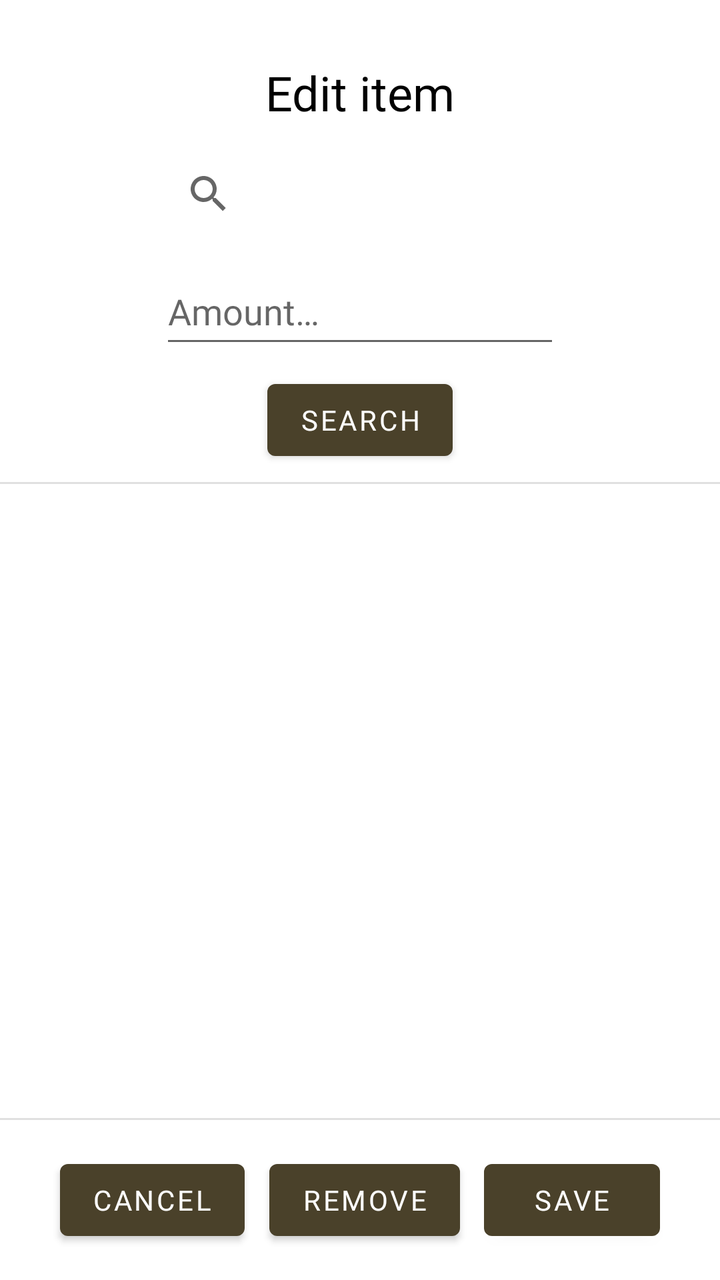
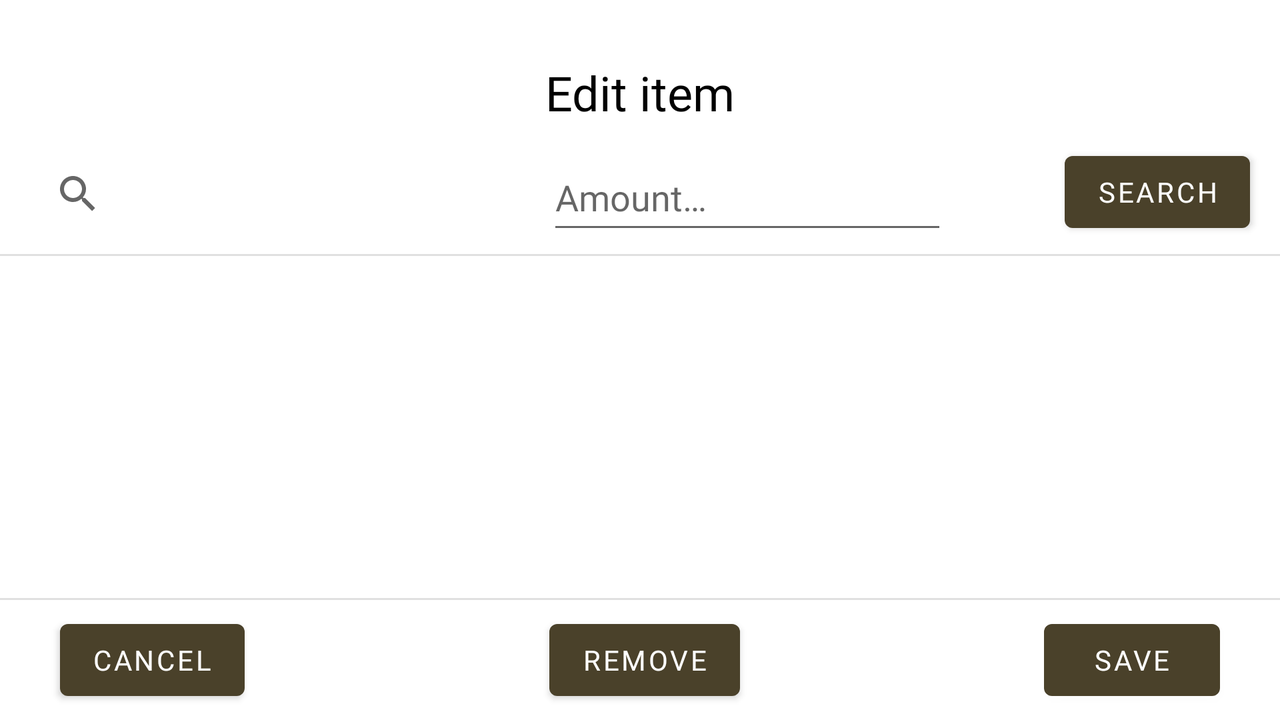

Two renders of one Android screen. The first uses the default layout on a phone; the second uses the alternative layout the repository ships for a different screen configuration, on a matching device. The two XML files are below.
<!-- AndroidManifest.xml: application theme Theme.ShoppingList -->
<!-- res/layout/activity_edit_ingredient.xml -->
<?xml version="1.0" encoding="utf-8"?>
<androidx.constraintlayout.widget.ConstraintLayout xmlns:android="http://schemas.android.com/apk/res/android"
    xmlns:app="http://schemas.android.com/apk/res-auto"
    xmlns:tools="http://schemas.android.com/tools"
    android:layout_width="match_parent"
    android:layout_height="match_parent"
    tools:context=".EditItemActivity">

    <Button
        android:id="@+id/editItemSaveButton"
        android:layout_width="wrap_content"
        android:layout_height="wrap_content"
        android:layout_marginTop="15dp"
        android:layout_marginEnd="30dp"
        android:layout_marginBottom="15dp"
        android:fontFamily="@font/inter"
        android:text="@string/editItemSave"
        app:layout_constraintBottom_toBottomOf="parent"
        app:layout_constraintEnd_toEndOf="parent"
        app:layout_constraintTop_toBottomOf="@+id/editItemBottomDivider" />

    <androidx.recyclerview.widget.RecyclerView
        android:id="@+id/editItemRcv"
        android:layout_width="0dp"
        android:layout_height="0dp"
        android:layout_marginTop="2dp"
        android:layout_marginBottom="2dp"
        app:layout_constraintBottom_toTopOf="@+id/editItemBottomDivider"
        app:layout_constraintEnd_toEndOf="parent"
        app:layout_constraintHorizontal_bias="1.0"
        app:layout_constraintStart_toStartOf="parent"
        app:layout_constraintTop_toBottomOf="@+id/editItemTopDivider"
        tools:listitem="@layout/list_item" />

    <Button
        android:id="@+id/editItemSearchButton"
        android:layout_width="wrap_content"
        android:layout_height="wrap_content"
        android:layout_marginTop="7dp"
        android:fontFamily="@font/inter"
        android:text="@string/editItemSearch"
        app:layout_constraintEnd_toEndOf="parent"
        app:layout_constraintStart_toStartOf="parent"
        app:layout_constraintTop_toBottomOf="@+id/editItemAmount" />

    <EditText
        android:id="@+id/editItemAmount"
        android:layout_width="200dp"
        android:layout_height="50dp"
        android:layout_marginTop="7dp"
        android:ems="10"
        android:fontFamily="@font/inter"
        android:hint="@string/editItemAmountHint"
        android:inputType="textPersonName"
        android:text="@null"
        app:layout_constraintEnd_toEndOf="parent"
        app:layout_constraintStart_toStartOf="parent"
        app:layout_constraintTop_toBottomOf="@+id/editItemSearchView"
        android:imeOptions="actionDone"/>

    <SearchView
        android:id="@+id/editItemSearchView"
        android:layout_width="200dp"
        android:layout_height="50dp"
        android:layout_marginTop="7dp"
        android:queryHint="@string/editItemSearchHint"
        app:layout_constraintEnd_toEndOf="parent"
        app:layout_constraintHorizontal_bias="0.502"
        app:layout_constraintStart_toStartOf="parent"
        app:layout_constraintTop_toBottomOf="@+id/editItemTitle" />

    <TextView
        android:id="@+id/editItemTitle"
        android:layout_width="0dp"
        android:layout_height="35dp"
        android:layout_marginTop="30dp"
        android:fontFamily="@font/inter"
        android:text="@string/editItemTitle"
        android:textAlignment="center"
        android:textSize="24sp"
        app:layout_constraintEnd_toEndOf="parent"
        app:layout_constraintStart_toStartOf="parent"
        app:layout_constraintTop_toTopOf="parent" />

    <Button
        android:id="@+id/editItemCancelButton"
        android:layout_width="wrap_content"
        android:layout_height="wrap_content"
        android:layout_marginStart="30dp"
        android:layout_marginTop="15dp"
        android:layout_marginBottom="15dp"
        android:fontFamily="@font/inter"
        android:text="@string/editItemCancel"
        app:layout_constraintBottom_toBottomOf="parent"
        app:layout_constraintStart_toStartOf="parent"
        app:layout_constraintTop_toBottomOf="@+id/editItemBottomDivider" />

    <View
        android:id="@+id/editItemTopDivider"
        android:layout_width="409dp"
        android:layout_height="1dp"
        android:layout_marginTop="7dp"
        android:background="?android:attr/listDivider"
        app:layout_constraintEnd_toEndOf="parent"
        app:layout_constraintHorizontal_bias="1.0"
        app:layout_constraintStart_toStartOf="parent"
        app:layout_constraintTop_toBottomOf="@+id/editItemSearchButton" />

    <View
        android:id="@+id/editItemBottomDivider"
        android:layout_width="409dp"
        android:layout_height="1dp"
        android:layout_marginBottom="80dp"
        android:background="?android:attr/listDivider"
        app:layout_constraintBottom_toBottomOf="parent"
        app:layout_constraintEnd_toEndOf="parent"
        app:layout_constraintStart_toStartOf="parent" />

    <Button
        android:id="@+id/editItemRemoveButton"
        android:layout_width="wrap_content"
        android:layout_height="wrap_content"
        android:layout_marginTop="15dp"
        android:layout_marginBottom="15dp"
        android:fontFamily="@font/inter"
        android:text="@string/editItemRemove"
        app:layout_constraintBottom_toBottomOf="parent"
        app:layout_constraintEnd_toStartOf="@+id/editItemSaveButton"
        app:layout_constraintStart_toEndOf="@+id/editItemCancelButton"
        app:layout_constraintTop_toBottomOf="@+id/editItemBottomDivider" />
</androidx.constraintlayout.widget.ConstraintLayout>
<!-- res/layout/list_item.xml (included above) -->
<?xml version="1.0" encoding="utf-8"?>
<androidx.constraintlayout.widget.ConstraintLayout xmlns:android="http://schemas.android.com/apk/res/android"
    xmlns:app="http://schemas.android.com/apk/res-auto"
    xmlns:tools="http://schemas.android.com/tools"
    android:layout_width="match_parent"
    android:layout_height="112dp">

    <View
        android:id="@+id/listItemDivider"
        android:layout_width="0dp"
        android:layout_height="1dp"
        android:layout_marginTop="110dp"
        android:background="?android:attr/listDivider"
        app:layout_constraintEnd_toEndOf="parent"
        app:layout_constraintStart_toStartOf="parent"
        app:layout_constraintTop_toTopOf="parent" />

    <TextView
        android:id="@+id/listItemName"
        android:layout_width="0dp"
        android:layout_height="wrap_content"
        android:layout_marginStart="15dp"
        android:layout_marginTop="15dp"
        android:layout_marginEnd="15dp"
        android:fontFamily="@font/inter"
        android:text="Bananer"
        android:textSize="18sp"
        app:layout_constraintEnd_toStartOf="@+id/listItemCheckBox"
        app:layout_constraintStart_toEndOf="@+id/listItemImage"
        app:layout_constraintTop_toTopOf="parent" />

    <TextView
        android:id="@+id/listItemAmount"
        android:layout_width="0dp"
        android:layout_height="wrap_content"
        android:layout_marginStart="15dp"
        android:layout_marginTop="5dp"
        android:layout_marginEnd="15dp"
        android:fontFamily="@font/inter"
        android:text="4 stk"
        android:textSize="14sp"
        app:layout_constraintEnd_toStartOf="@+id/listItemCheckBox"
        app:layout_constraintStart_toEndOf="@+id/listItemImage"
        app:layout_constraintTop_toBottomOf="@+id/listItemName" />

    <CheckBox
        android:id="@+id/listItemCheckBox"
        android:layout_width="50dp"
        android:layout_height="0dp"
        android:layout_marginTop="30dp"
        android:layout_marginEnd="15dp"
        android:layout_marginBottom="30dp"
        android:text="@null"
        app:layout_constraintBottom_toTopOf="@+id/listItemDivider"
        app:layout_constraintEnd_toEndOf="parent"
        app:layout_constraintTop_toTopOf="parent" />

    <ImageView
        android:id="@+id/listItemImage"
        android:layout_width="90dp"
        android:layout_height="90dp"
        android:layout_marginStart="7dp"
        android:layout_marginTop="7dp"
        android:layout_marginBottom="7dp"
        app:layout_constraintBottom_toTopOf="@+id/listItemDivider"
        app:layout_constraintStart_toStartOf="parent"
        app:layout_constraintTop_toTopOf="parent"
        tools:srcCompat="@tools:sample/avatars" />

</androidx.constraintlayout.widget.ConstraintLayout>
<!-- resources referenced by this layout -->
<resources>
  <string name="editItemAmountHint">Amount…</string>
  <string name="editItemCancel">Cancel</string>
  <string name="editItemRemove">Remove</string>
  <string name="editItemSave">Save</string>
  <string name="editItemSearch">Search</string>
  <string name="editItemSearchHint">Item…</string>
  <string name="editItemTitle">Edit item</string>
  <style name="Theme.ShoppingList" parent="Theme.MaterialComponents.DayNight.NoActionBar">
          
          <item name="colorPrimary">@color/brownish</item>
          <item name="colorPrimaryVariant">@color/brownish</item>
          <item name="colorOnPrimary">@color/white</item>
          
          <item name="colorSecondary">@color/teal_200</item>
          <item name="colorSecondaryVariant">@color/teal_700</item>
          <item name="colorOnSecondary">@color/black</item>
          
          <item name="android:statusBarColor" tools:targetApi="l">?attr/colorPrimaryVariant</item>
          
          <item name="android:textColor">@color/black</item>
          <item name="alertDialogTheme">@style/AlertDialogTheme</item>
      </style>
  <color name="brownish">#4A412A</color>
  <color name="white">#FFFFFFFF</color>
  <color name="teal_200">#FF03DAC5</color>
  <color name="teal_700">#FF018786</color>
  <color name="black">#FF000000</color>
  <style name="AlertDialogTheme" parent="ThemeOverlay.MaterialComponents.Dialog.Alert">
          <item name="buttonBarNegativeButtonStyle">@style/NegativeButtonStyle</item>
          <item name="buttonBarNeutralButtonStyle">@style/PositiveButtonStyle</item>
          <item name="buttonBarPositiveButtonStyle">@style/PositiveButtonStyle</item>
      </style>
  <style name="NegativeButtonStyle" parent="Widget.MaterialComponents.Button.TextButton.Dialog">
          <item name="android:textColor">@color/black</item>
      </style>
  <style name="PositiveButtonStyle" parent="Widget.MaterialComponents.Button.TextButton.Dialog">
          <item name="android:textColor">@color/black</item>
      </style>
</resources>
<!-- res/layout-land/activity_edit_ingredient.xml (the repository's variant of the layout above) -->
<!-- drawn on the phone turned sideways -->
<?xml version="1.0" encoding="utf-8"?>
<androidx.constraintlayout.widget.ConstraintLayout xmlns:android="http://schemas.android.com/apk/res/android"
    xmlns:app="http://schemas.android.com/apk/res-auto"
    xmlns:tools="http://schemas.android.com/tools"
    android:layout_width="match_parent"
    android:layout_height="match_parent"
    tools:context=".EditItemActivity">

    <Button
        android:id="@+id/editItemSaveButton"
        android:layout_width="wrap_content"
        android:layout_height="wrap_content"
        android:layout_marginTop="7dp"
        android:layout_marginEnd="30dp"
        android:layout_marginBottom="7dp"
        android:fontFamily="@font/inter"
        android:text="@string/editItemSave"
        app:layout_constraintBottom_toBottomOf="parent"
        app:layout_constraintEnd_toEndOf="parent"
        app:layout_constraintTop_toBottomOf="@+id/editItemBottomDivider" />

    <androidx.recyclerview.widget.RecyclerView
        android:id="@+id/editItemRcv"
        android:layout_width="0dp"
        android:layout_height="0dp"
        android:layout_marginTop="2dp"
        android:layout_marginBottom="2dp"
        app:layout_constraintBottom_toTopOf="@+id/editItemBottomDivider"
        app:layout_constraintEnd_toEndOf="parent"
        app:layout_constraintHorizontal_bias="1.0"
        app:layout_constraintStart_toStartOf="parent"
        app:layout_constraintTop_toBottomOf="@+id/editItemTopDivider"
        tools:listitem="@layout/list_item" />

    <Button
        android:id="@+id/editItemSearchButton"
        android:layout_width="wrap_content"
        android:layout_height="wrap_content"
        android:layout_marginTop="7dp"
        android:layout_marginEnd="15dp"
        android:fontFamily="@font/inter"
        android:text="@string/editItemSearch"
        app:layout_constraintEnd_toEndOf="parent"
        app:layout_constraintTop_toBottomOf="@+id/editItemTitle" />

    <EditText
        android:id="@+id/editItemAmount"
        android:layout_width="200dp"
        android:layout_height="50dp"
        android:layout_marginTop="7dp"
        android:ems="10"
        android:fontFamily="@font/inter"
        android:hint="@string/editItemAmountHint"
        android:inputType="textPersonName"
        android:text="@null"
        app:layout_constraintEnd_toStartOf="@+id/editItemSearchButton"
        app:layout_constraintStart_toEndOf="@+id/editItemSearchView"
        app:layout_constraintTop_toBottomOf="@+id/editItemTitle"
        android:imeOptions="actionDone"/>

    <SearchView
        android:id="@+id/editItemSearchView"
        android:layout_width="200dp"
        android:layout_height="50dp"
        android:layout_marginStart="15dp"
        android:layout_marginTop="7dp"
        android:queryHint="@string/editItemSearchHint"
        app:layout_constraintStart_toStartOf="parent"
        app:layout_constraintTop_toBottomOf="@+id/editItemTitle" />

    <TextView
        android:id="@+id/editItemTitle"
        android:layout_width="0dp"
        android:layout_height="35dp"
        android:layout_marginTop="30dp"
        android:fontFamily="@font/inter"
        android:text="@string/editItemTitle"
        android:textAlignment="center"
        android:textSize="24sp"
        app:layout_constraintEnd_toEndOf="parent"
        app:layout_constraintStart_toStartOf="parent"
        app:layout_constraintTop_toTopOf="parent" />

    <Button
        android:id="@+id/editItemCancelButton"
        android:layout_width="wrap_content"
        android:layout_height="wrap_content"
        android:layout_marginStart="30dp"
        android:layout_marginTop="7dp"
        android:layout_marginBottom="7dp"
        android:fontFamily="@font/inter"
        android:text="@string/editItemCancel"
        app:layout_constraintBottom_toBottomOf="parent"
        app:layout_constraintStart_toStartOf="parent"
        app:layout_constraintTop_toBottomOf="@+id/editItemBottomDivider" />

    <View
        android:id="@+id/editItemTopDivider"
        android:layout_width="0dp"
        android:layout_height="1dp"
        android:layout_marginTop="7dp"
        android:background="?android:attr/listDivider"
        app:layout_constraintEnd_toEndOf="parent"
        app:layout_constraintHorizontal_bias="1.0"
        app:layout_constraintStart_toStartOf="parent"
        app:layout_constraintTop_toBottomOf="@+id/editItemSearchButton" />

    <View
        android:id="@+id/editItemBottomDivider"
        android:layout_width="0dp"
        android:layout_height="1dp"
        android:layout_marginBottom="60dp"
        android:background="?android:attr/listDivider"
        app:layout_constraintBottom_toBottomOf="parent"
        app:layout_constraintEnd_toEndOf="parent"
        app:layout_constraintStart_toStartOf="parent" />

    <Button
        android:id="@+id/editItemRemoveButton"
        android:layout_width="wrap_content"
        android:layout_height="wrap_content"
        android:layout_marginTop="7dp"
        android:layout_marginBottom="7dp"
        android:fontFamily="@font/inter"
        android:text="@string/editItemRemove"
        app:layout_constraintBottom_toBottomOf="parent"
        app:layout_constraintEnd_toStartOf="@+id/editItemSaveButton"
        app:layout_constraintStart_toEndOf="@+id/editItemCancelButton"
        app:layout_constraintTop_toBottomOf="@+id/editItemBottomDivider" />
</androidx.constraintlayout.widget.ConstraintLayout>
